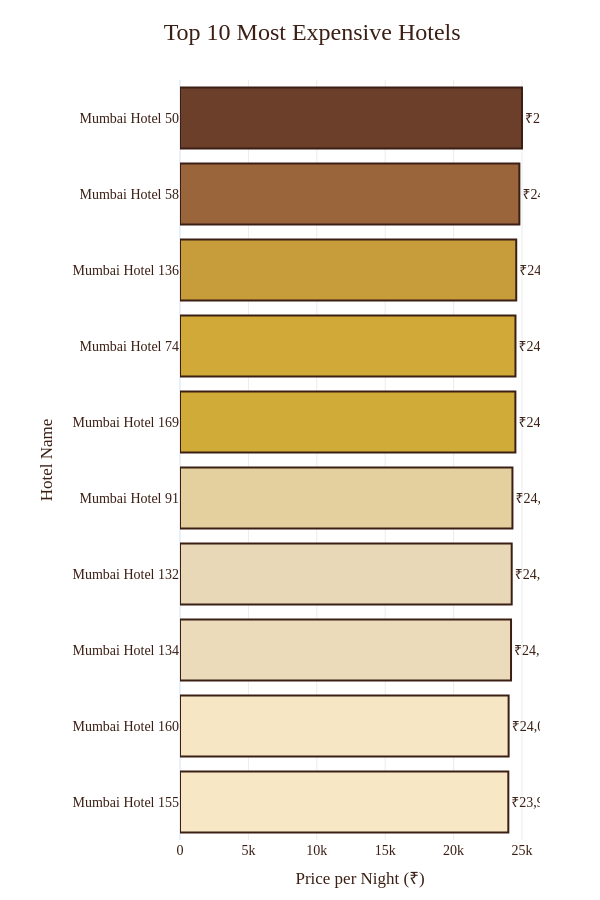

The code cell stored with this chart in its notebook:
### Markdown cell above
<div style="
background:#3B1F14;
padding:20px;
border-radius:18px;
border:3px solid #D4AF37;
text-align:center;
">

<h1 style="
color:#F8E7C5;
margin:0;
font-size:30px;
">

🏨 Top 10 Most Expensive Hotels

</h1>

</div>

### Code cell
import plotly.express as px

# Top 10 Most Expensive Hotels
top_hotels = (
    df.sort_values("Price_per_Night", ascending=False)
      .head(10)
)

fig = px.bar(
    top_hotels,
    x="Price_per_Night",
    y="Hotel_Name",
    orientation="h",
    text="Price_per_Night",
    color="Price_per_Night",

    color_continuous_scale=[
        "#F8E7C5",
        "#E8D8B8",
        "#D4AF37",
        "#A97142",
        "#6B3F2A"
    ]
)

fig.update_traces(
    texttemplate="₹%{text:,.0f}",
    textposition="outside",
    marker_line_color="#3B1F14",
    marker_line_width=2,
    hovertemplate="<b>%{y}</b><br>Price per Night: ₹%{x:,.0f}<extra></extra>"
)

fig.update_layout(

    title=dict(
        text="🏨 Top 10 Most Expensive Hotels",
        x=0.5,
        font=dict(size=24)
    ),

    height=900,
    width=600,

    plot_bgcolor="white",
    paper_bgcolor="white",

    coloraxis_showscale=False,

    font=dict(
        family="Georgia",
        size=14,
        color="#3B1F14"
    ),

    xaxis=dict(
        title="Price per Night (₹)",
        gridcolor="rgba(0,0,0,0.08)"
    ),

    yaxis=dict(
        title="Hotel Name",
        categoryorder="total ascending",
        showgrid=False
    ),

    margin=dict(l=180, r=60, t=80, b=60)
)

fig.show()

### Figure 1 — Plotly figure (JSON) as saved in the notebook; plotly's stock layout.template omitted (floating-point values rounded to 4 significant figures)
{"data": [{"hovertemplate": "<b>%{y}</b><br>Price per Night: ₹%{x:,.0f}<extra></extra>", "legendgroup": "", "marker": {"color": [24998, 24806, 24576, 24521, 24515, 24299, 24245, 24196, 24020, 23998], "coloraxis": "coloraxis", "line": {"color": "#3B1F14", "width": 2}, "pattern": {"shape": ""}}, "name": "", "orientation": "h", "showlegend": false, "text": [25000.0, 24810.0, 24580.0, 24520.0, 24520.0, 24300.0, 24240.0, 24200.0, 24020.0, 24000.0], "textposition": "outside", "texttemplate": "₹%{text:,.0f}", "type": "bar", "x": [24998, 24806, 24576, 24521, 24515, 24299, 24245, 24196, 24020, 23998], "xaxis": "x", "y": ["Mumbai Hotel 50", "Mumbai Hotel 58", "Mumbai Hotel 136", "Mumbai Hotel 74", "Mumbai Hotel 169", "Mumbai Hotel 91", "Mumbai Hotel 132", "Mumbai Hotel 134", "Mumbai Hotel 160", "Mumbai Hotel 155"], "yaxis": "y"}], "layout": {"barmode": "relative", "coloraxis": {"colorbar": {"title": {"text": "Price_per_Night"}}, "colorscale": [[0, "#F8E7C5"], [0.25, "#E8D8B8"], [0.5, "#D4AF37"], [0.75, "#A97142"], [1, "#6B3F2A"]], "showscale": false}, "font": {"color": "#3B1F14", "family": "Georgia", "size": 14}, "height": 900, "legend": {"tracegroupgap": 0}, "margin": {"b": 60, "l": 180, "r": 60, "t": 80}, "paper_bgcolor": "white", "plot_bgcolor": "white", "title": {"font": {"size": 24}, "text": "🏨 Top 10 Most Expensive Hotels", "x": 0.5}, "width": 600, "xaxis": {"anchor": "y", "domain": [0, 1], "gridcolor": "rgba(0,0,0,0.08)", "title": {"text": "Price per Night (₹)"}}, "yaxis": {"anchor": "x", "categoryorder": "total ascending", "domain": [0, 1], "showgrid": false, "title": {"text": "Hotel Name"}}}}
